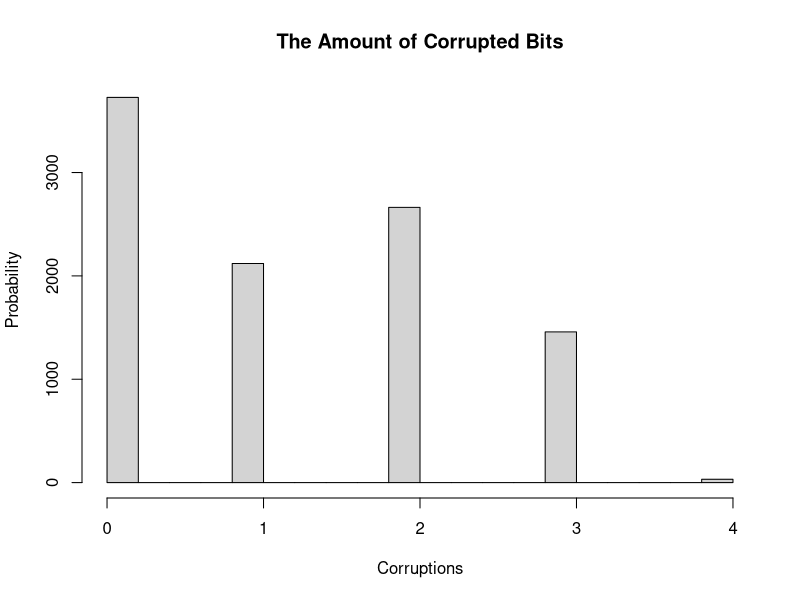
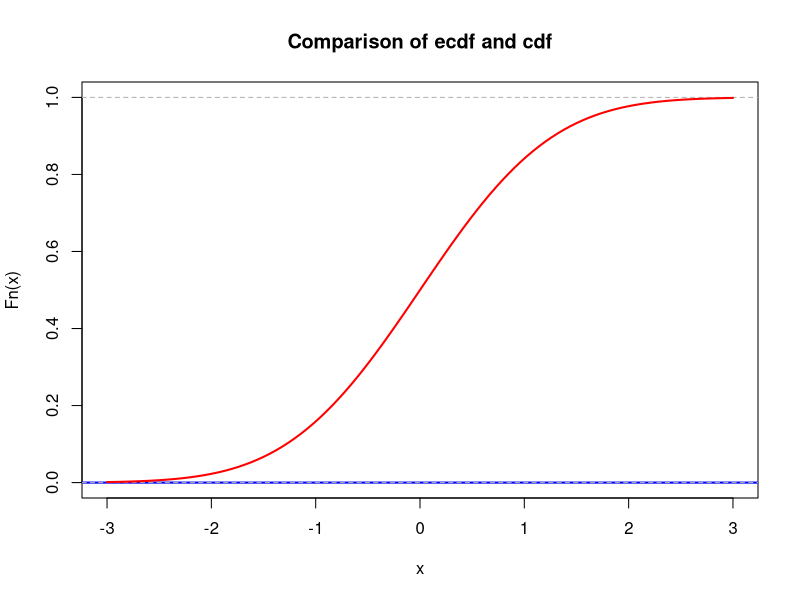
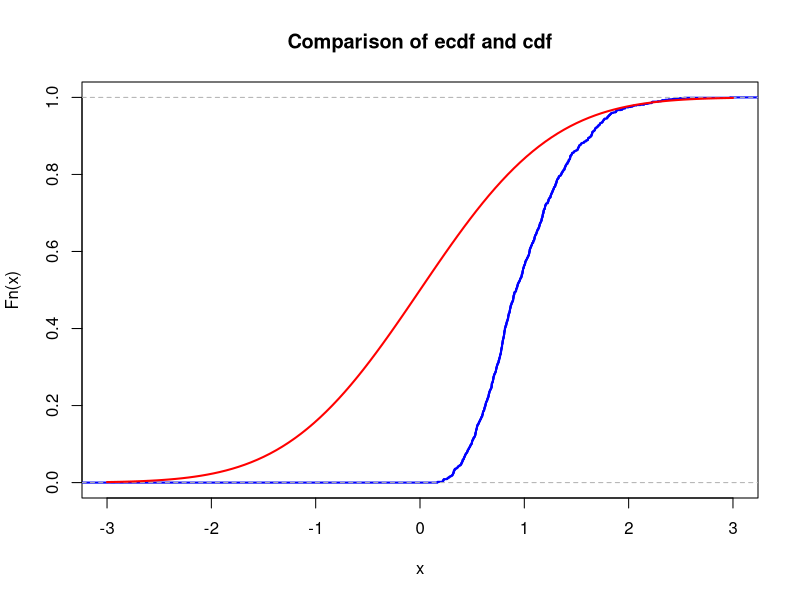

The R script that drew these images, in order:
## ---- chunk 1
# your team id number 
                          ###
id <- 28                  ### Change to the correct id!
                          ###
set.seed(id)
p <- id/100
# matrices G and H
G <- matrix(c(1, 1, 1, 0, 0, 0, 0,
		1, 0, 0, 1, 1, 0, 0,
		0, 1, 0, 1, 0, 1, 0,
		1, 1, 0, 1, 0, 0, 1), nrow = 4, byrow = TRUE)
H <- t(matrix(c(1, 0, 1, 0, 1, 0, 1,
		0, 1, 1, 0, 0, 1, 1,
		0, 0, 0, 1, 1, 1, 1), nrow = 3, byrow = TRUE))
cat("The matrix G is: \n")
G
cat("The matrix H is: \n")
H
cat("The product GH must be zero: \n")
(G%*%H) %%2
## ---- chunk 2
# generate N messages

message_generator <- function(N) {
  matrix(sample(c(0,1), 4*N, replace = TRUE), nrow = N)
}
# using a large number of entries to get the proper results
N = 10000
messages <- message_generator(N)
# multiplying randomly generated messages matrix and G matrix
codewords <- (messages %*% G) %% 2 # codewords mod 2
cat("The matrix of encoded messages is: \n")
head(codewords)
## ---- chunk 3
# generating random errors

# changeBit <- function(x) {
# 	return (sample(c(x, 1 - x), size=1, prob=c(1 - p, p)))
# }
errors_generator <- function(N) {
	matrix(sample(c(0,1), 7*N, replace = TRUE, prob=c(1-p, p)), nrow=N)
}
errors <- errors_generator(N)
cat("The generated errors matrix is: \n")
head(errors)
modulo2 <- function(x) {
	return (x %% 2);
}
received <- codewords + errors
received <- t(apply(received, 1, modulo2))
cat("The matrix of received words with possible errors is: \n")
head(received)
## ---- chunk 4
decode <- function(x) {
	# multiplying matrices
	z <- x %*% H
	z <- z %% 2
	# checking index of the corrupted bit (if exists)
	idx <- z[1,1] + 2 * z[1,2] + 4 * z[1,3]
	# correcting the message (flipping the bit)
	if (idx > 0) {
		x[idx] <- (x[idx] + 1) %% 2
	}
	# return the decoded message
	return(c(x[3],x[5],x[6],x[7]))
}

decoded_messages <- t(apply(received, 1, decode))
cat("The matrix of decoded messages is: \n")
head(decoded_messages)
## ---- chunk 5
actual_prob <- sum(
	decoded_messages[,1]==messages[,1]& 
	decoded_messages[,2]==messages[,2]&
	decoded_messages[,3]==messages[,3]&
	decoded_messages[,4]==messages[,4]) / N
cat("The actual probability is: \n")
actual_prob

cat("The hypothetical probability is: \n")
hypothetical_prob <- (1-p)**7 + 7*p*(1-p)**6
hypothetical_prob
cat("The standard deviation is: \n")
x <- sqrt(0.3733617*(1-0.3733617)**2+(1-0.3733617)*(0-0.3733617)**2)
x
## ---- chunk 6
# checking if the message was decoded properly
correct_messages_truth_table <- decoded_messages!=messages
head(correct_messages_truth_table)
# getting the sum of incorrect messages for every bit
correct_messages_truth_table <- apply(correct_messages_truth_table, 1, sum)
hist(x=correct_messages_truth_table,
     main="The Amount of Corrupted Bits",
     xlab="Corruptions",
     ylab="Probability")
## ---- chunk 7
lambda <- 1  # change this!
N <- 100     # change this!
mu <- N * lambda
K <- 1e3
n <- 5
sample_means <- colMeans(matrix(rpois(n*K, lambda = mu), nrow=n))
## ---- chunk 8
mu <- 0       # change this!
sigma <- 1    # change this!
## ---- chunk 9
xlims <- c(mu-3*sigma,mu+3*sigma)
Fs <- ecdf(sample_means)
plot(Fs, 
     xlim = xlims, 
     ylim = c(0,1),
     col = "blue",
     lwd = 2,
     main = "Comparison of ecdf and cdf")
curve(pnorm(x, mean = mu, sd = sigma), col = "red", lwd = 2, add = TRUE)
## ---- chunk 10
nu1 <- 1  # change this!
K <- 1e3
n <- 5
sample_means <- colMeans(matrix(rexp(n*K, rate = nu1), nrow=n))
## ---- chunk 11
mu <- 0       # change this!
sigma <- 1    # change this!
## ---- chunk 12
xlims <- c(mu-3*sigma,mu+3*sigma)
Fs <- ecdf(sample_means)
plot(Fs, 
     xlim = xlims, 
     col = "blue",
     lwd = 2,
     main = "Comparison of ecdf and cdf")
curve(pnorm(x, mean = mu, sd = sigma), col = "red", lwd = 2, add = TRUE)
